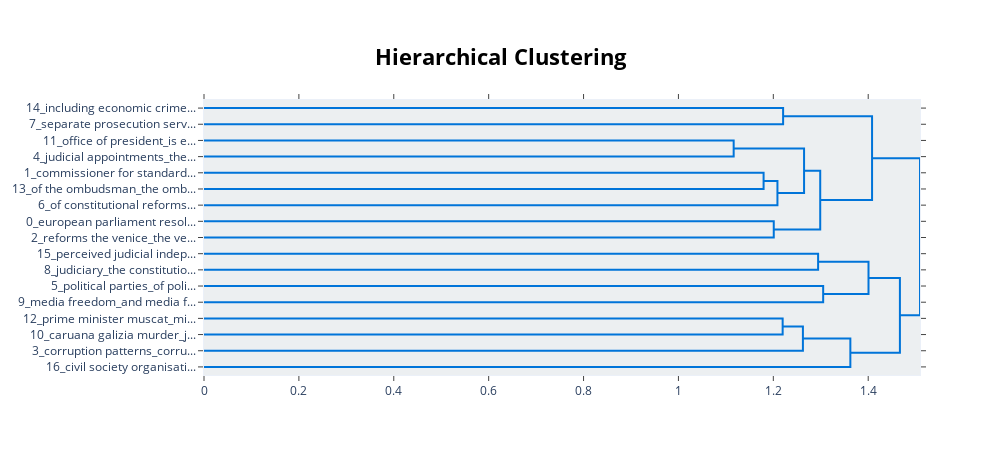

Source (notebook cell):
### Code cell
# visualize topic clusters
model.visualize_hierarchy(top_n_topics=30)

### Figure 1 — Plotly figure (JSON) as saved in the notebook; plotly's stock layout.template omitted (floating-point values rounded to 4 significant figures)
{"data": [{"hoverinfo": "text", "marker": {"color": "rgb(0,116,217)"}, "mode": "lines", "type": "scatter", "x": [0, 1.221, 1.221, 0], "xaxis": "x", "y": [-5, -5, -15, -15], "yaxis": "y"}, {"hoverinfo": "text", "marker": {"color": "rgb(0,116,217)"}, "mode": "lines", "type": "scatter", "x": [0, 1.116, 1.116, 0], "xaxis": "x", "y": [-25, -25, -35, -35], "yaxis": "y"}, {"hoverinfo": "text", "marker": {"color": "rgb(0,116,217)"}, "mode": "lines", "type": "scatter", "x": [0, 1.179, 1.179, 0], "xaxis": "x", "y": [-45, -45, -55, -55], "yaxis": "y"}, {"hoverinfo": "text", "marker": {"color": "rgb(0,116,217)"}, "mode": "lines", "type": "scatter", "x": [1.179, 1.209, 1.209, 0], "xaxis": "x", "y": [-50, -50, -65, -65], "yaxis": "y"}, {"hoverinfo": "text", "marker": {"color": "rgb(0,116,217)"}, "mode": "lines", "type": "scatter", "x": [1.116, 1.265, 1.265, 1.209], "xaxis": "x", "y": [-30, -30, -57.5, -57.5], "yaxis": "y"}, {"hoverinfo": "text", "marker": {"color": "rgb(0,116,217)"}, "mode": "lines", "type": "scatter", "x": [0, 1.201, 1.201, 0], "xaxis": "x", "y": [-75, -75, -85, -85], "yaxis": "y"}, {"hoverinfo": "text", "marker": {"color": "rgb(0,116,217)"}, "mode": "lines", "type": "scatter", "x": [1.265, 1.299, 1.299, 1.201], "xaxis": "x", "y": [-43.75, -43.75, -80, -80], "yaxis": "y"}, {"hoverinfo": "text", "marker": {"color": "rgb(0,116,217)"}, "mode": "lines", "type": "scatter", "x": [1.221, 1.408, 1.408, 1.299], "xaxis": "x", "y": [-10, -10, -61.88, -61.88], "yaxis": "y"}, {"hoverinfo": "text", "marker": {"color": "rgb(0,116,217)"}, "mode": "lines", "type": "scatter", "x": [0, 1.294, 1.294, 0], "xaxis": "x", "y": [-95, -95, -105, -105], "yaxis": "y"}, {"hoverinfo": "text", "marker": {"color": "rgb(0,116,217)"}, "mode": "lines", "type": "scatter", "x": [0, 1.305, 1.305, 0], "xaxis": "x", "y": [-115, -115, -125, -125], "yaxis": "y"}, {"hoverinfo": "text", "marker": {"color": "rgb(0,116,217)"}, "mode": "lines", "type": "scatter", "x": [1.294, 1.401, 1.401, 1.305], "xaxis": "x", "y": [-100, -100, -120, -120], "yaxis": "y"}, {"hoverinfo": "text", "marker": {"color": "rgb(0,116,217)"}, "mode": "lines", "type": "scatter", "x": [0, 1.22, 1.22, 0], "xaxis": "x", "y": [-135, -135, -145, -145], "yaxis": "y"}, {"hoverinfo": "text", "marker": {"color": "rgb(0,116,217)"}, "mode": "lines", "type": "scatter", "x": [1.22, 1.262, 1.262, 0], "xaxis": "x", "y": [-140, -140, -155, -155], "yaxis": "y"}, {"hoverinfo": "text", "marker": {"color": "rgb(0,116,217)"}, "mode": "lines", "type": "scatter", "x": [1.262, 1.362, 1.362, 0], "xaxis": "x", "y": [-147.5, -147.5, -165, -165], "yaxis": "y"}, {"hoverinfo": "text", "marker": {"color": "rgb(0,116,217)"}, "mode": "lines", "type": "scatter", "x": [1.401, 1.467, 1.467, 1.362], "xaxis": "x", "y": [-110, -110, -156.2, -156.2], "yaxis": "y"}, {"hoverinfo": "text", "marker": {"color": "rgb(0,116,217)"}, "mode": "lines", "type": "scatter", "x": [1.408, 1.509, 1.509, 1.467], "xaxis": "x", "y": [-35.94, -35.94, -133.1, -133.1], "yaxis": "y"}], "layout": {"autosize": false, "height": 455, "hoverlabel": {"bgcolor": "white", "font": {"family": "Rockwell", "size": 16}}, "hovermode": "closest", "plot_bgcolor": "#ECEFF1", "showlegend": false, "title": {"font": {"color": "Black", "size": 22}, "text": "<b>Hierarchical Clustering</b>", "x": 0.5, "xanchor": "center", "yanchor": "top"}, "width": 1000, "xaxis": {"autorange": true, "mirror": "allticks", "range": [0, 1.509], "rangemode": "tozero", "showgrid": false, "showline": true, "showticklabels": true, "ticks": "outside", "type": "linear", "zeroline": false}, "yaxis": {"mirror": "allticks", "range": [-170, 0], "rangemode": "tozero", "showgrid": false, "showline": true, "showticklabels": true, "tickmode": "array", "ticks": "outside", "ticktext": ["14_including economic crime...", "7_separate prosecution serv...", "11_office of president_is e...", "4_judicial appointments_the...", "1_commissioner for standard...", "13_of the ombudsman_the omb...", "6_of constitutional reforms...", "0_european parliament resol...", "2_reforms the venice_the ve...", "15_perceived judicial indep...", "8_judiciary_the constitutio...", "5_political parties_of poli...", "9_media freedom_and media f...", "12_prime minister muscat_mi...", "10_caruana galizia murder_j...", "3_corruption patterns_corru...", "16_civil society organisati..."], "tickvals": [-5, -15, -25, -35, -45, -55, -65, -75, -85, -95, -105, -115, -125, -135, -145, -155, -165], "type": "linear", "zeroline": false}}}
